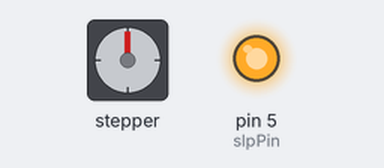
Bench run of a sketch on a simulated Arduino Uno, built with avr-gcc and run on an emulated ATmega328P. On the bench: stepper motor, output pins drawn as LEDs (lit = HIGH). Wiring (inferred from the names in the program): stepper motor driver (200 steps per turn assumed): step pin 7; direction pin 6. Pins used as bus, display or sensor lines are not drawn.

Above: at 0.05 s.
At 1.3 s:
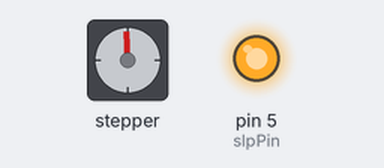
At 1.8 s:
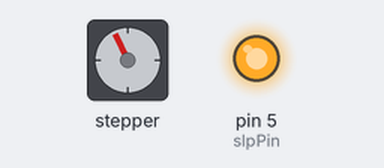
At 2.8 s:
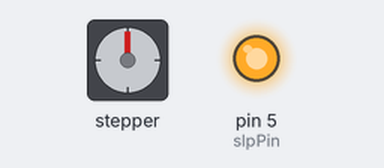
Timing chart, 0 to 6.5 s (numbered marks = the images above):
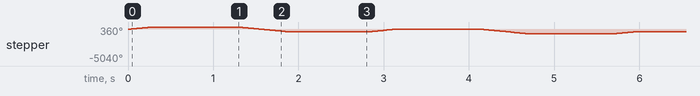

Measured:
- by itself, stepper: turns 360° clockwise in 0.28 s, then 720° counter-clockwise in 0.56 s, repeating every 2.8 s

The sketch:

Shagovik.ino
```cpp
const int enPin = 8;
const int stepPin = 7;
const int dirPin = 6;
const int slpPin = 5;
const int rstPin = 4;
const int MS1Pin = 9;
const int MS2Pin = 10;
const int MS3Pin = 11;

void setup() {
  pinMode(stepPin,OUTPUT);
  pinMode(dirPin,OUTPUT);
  pinMode(slpPin,OUTPUT);
  pinMode(rstPin,OUTPUT);
  pinMode(MS1Pin,OUTPUT);
  pinMode(MS2Pin,OUTPUT);
  pinMode(MS3Pin,OUTPUT);
  digitalWrite(MS1Pin,HIGH);
  digitalWrite(MS2Pin,HIGH);
  digitalWrite(MS3Pin,HIGH);
  digitalWrite(slpPin,HIGH);
  digitalWrite(rstPin,HIGH);
}
void loop() {
  digitalWrite(dirPin,HIGH); // Enables the motor to move in a particular direction
  // Makes 200 pulses for making one full cycle rotation
  for(int x = 0; x < 200; x++) {
    digitalWrite(stepPin,HIGH);
    delayMicroseconds(200);
    digitalWrite(stepPin,LOW);
    delayMicroseconds(200);
    delay(1);
  }
  delay(1000); // One second delay

  digitalWrite(dirPin,LOW); //Changes the rotations direction
  // Makes 400 pulses for making two full cycle rotation
  for(int x = 0; x < 400; x++) {
    digitalWrite(stepPin,HIGH);
    delayMicroseconds(200);
    digitalWrite(stepPin,LOW);
    delayMicroseconds(200);
    delay(1);
  }
  delay(1000);
}
```
